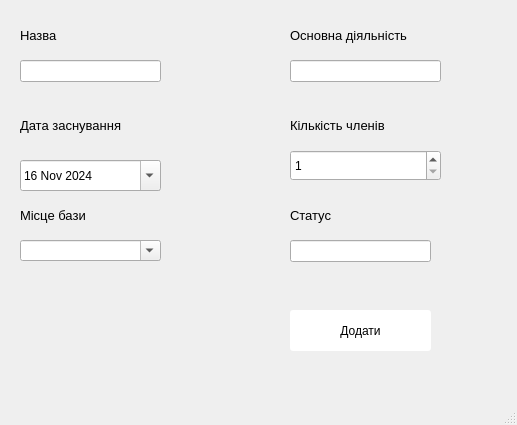
<?xml version="1.0" encoding="UTF-8"?>
<ui version="4.0">
 <class>MainWindow</class>
 <widget class="QMainWindow" name="MainWindow">
  <property name="geometry">
   <rect>
    <x>0</x>
    <y>0</y>
    <width>517</width>
    <height>425</height>
   </rect>
  </property>
  <property name="windowTitle">
   <string>Робота з записами угруповувань</string>
  </property>
  <widget class="QWidget" name="centralwidget">
   <widget class="QPushButton" name="pushButton_3">
    <property name="geometry">
     <rect>
      <x>290</x>
      <y>310</y>
      <width>141</width>
      <height>41</height>
     </rect>
    </property>
    <property name="styleSheet">
     <string notr="true">background-color: rgb(255, 255, 255);
border-radius: 3px;</string>
    </property>
    <property name="text">
     <string>Додати</string>
    </property>
   </widget>
   <widget class="QLineEdit" name="lineEdit_9">
    <property name="geometry">
     <rect>
      <x>20</x>
      <y>60</y>
      <width>141</width>
      <height>22</height>
     </rect>
    </property>
    <property name="placeholderText">
     <string/>
    </property>
   </widget>
   <widget class="QLabel" name="label_35">
    <property name="geometry">
     <rect>
      <x>290</x>
      <y>200</y>
      <width>151</width>
      <height>31</height>
     </rect>
    </property>
    <property name="font">
     <font>
      <pointsize>10</pointsize>
     </font>
    </property>
    <property name="text">
     <string>Статус</string>
    </property>
   </widget>
   <widget class="QLabel" name="label_12">
    <property name="geometry">
     <rect>
      <x>20</x>
      <y>110</y>
      <width>151</width>
      <height>31</height>
     </rect>
    </property>
    <property name="font">
     <font>
      <pointsize>10</pointsize>
     </font>
    </property>
    <property name="text">
     <string>Дата заснування</string>
    </property>
   </widget>
   <widget class="QLabel" name="label_13">
    <property name="geometry">
     <rect>
      <x>20</x>
      <y>200</y>
      <width>151</width>
      <height>31</height>
     </rect>
    </property>
    <property name="font">
     <font>
      <pointsize>10</pointsize>
     </font>
    </property>
    <property name="text">
     <string>Місце бази</string>
    </property>
   </widget>
   <widget class="QLineEdit" name="lineEdit_10">
    <property name="geometry">
     <rect>
      <x>290</x>
      <y>240</y>
      <width>141</width>
      <height>22</height>
     </rect>
    </property>
    <property name="placeholderText">
     <string/>
    </property>
   </widget>
   <widget class="QLabel" name="label_14">
    <property name="geometry">
     <rect>
      <x>290</x>
      <y>20</y>
      <width>241</width>
      <height>31</height>
     </rect>
    </property>
    <property name="font">
     <font>
      <pointsize>10</pointsize>
     </font>
    </property>
    <property name="text">
     <string>Основна діяльність</string>
    </property>
   </widget>
   <widget class="QLineEdit" name="lineEdit_11">
    <property name="geometry">
     <rect>
      <x>290</x>
      <y>60</y>
      <width>151</width>
      <height>22</height>
     </rect>
    </property>
    <property name="placeholderText">
     <string/>
    </property>
   </widget>
   <widget class="QLabel" name="label_3">
    <property name="geometry">
     <rect>
      <x>20</x>
      <y>20</y>
      <width>111</width>
      <height>31</height>
     </rect>
    </property>
    <property name="font">
     <font>
      <pointsize>10</pointsize>
     </font>
    </property>
    <property name="text">
     <string>Назва</string>
    </property>
   </widget>
   <widget class="QLabel" name="label_15">
    <property name="geometry">
     <rect>
      <x>290</x>
      <y>110</y>
      <width>211</width>
      <height>31</height>
     </rect>
    </property>
    <property name="font">
     <font>
      <pointsize>10</pointsize>
     </font>
    </property>
    <property name="text">
     <string>Кількість членів</string>
    </property>
   </widget>
   <widget class="QComboBox" name="comboBox_7">
    <property name="geometry">
     <rect>
      <x>20</x>
      <y>240</y>
      <width>141</width>
      <height>21</height>
     </rect>
    </property>
    <property name="editable">
     <bool>true</bool>
    </property>
   </widget>
   <widget class="QDateEdit" name="dateEdit">
    <property name="geometry">
     <rect>
      <x>20</x>
      <y>160</y>
      <width>141</width>
      <height>31</height>
     </rect>
    </property>
    <property name="inputMethodHints">
     <set>Qt::ImhDate|Qt::ImhPreferNumbers</set>
    </property>
    <property name="calendarPopup">
     <bool>true</bool>
    </property>
    <property name="date">
     <date>
      <year>2024</year>
      <month>11</month>
      <day>16</day>
     </date>
    </property>
   </widget>
   <widget class="QSpinBox" name="spinBox">
    <property name="geometry">
     <rect>
      <x>290</x>
      <y>150</y>
      <width>151</width>
      <height>31</height>
     </rect>
    </property>
    <property name="minimum">
     <number>1</number>
    </property>
   </widget>
  </widget>
  <widget class="QMenuBar" name="menubar">
   <property name="geometry">
    <rect>
     <x>0</x>
     <y>0</y>
     <width>517</width>
     <height>26</height>
    </rect>
   </property>
  </widget>
  <widget class="QStatusBar" name="statusbar"/>
 </widget>
 <resources/>
 <connections/>
</ui>
